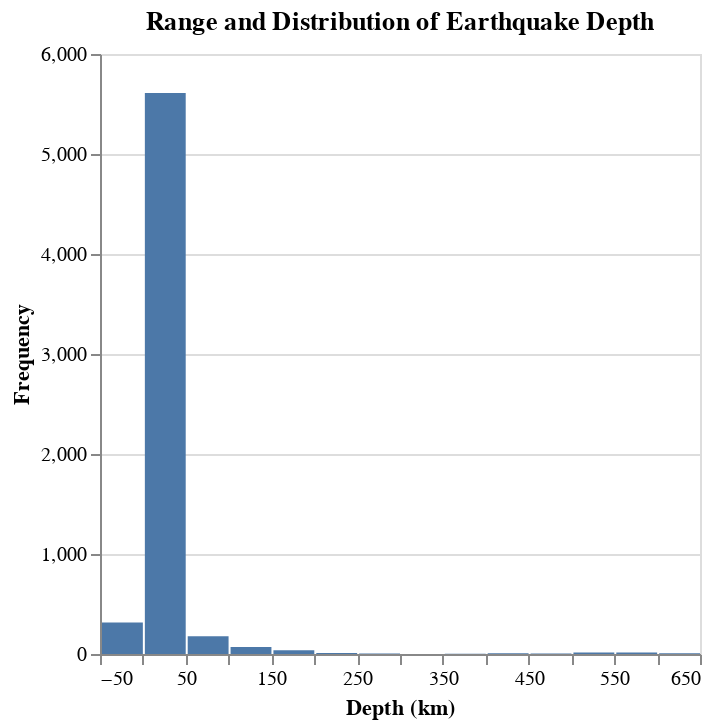

Notebook cell for this chart:
### Code cell
alt.data_transformers.enable("vegafusion")
mag_range_chart = alt.Chart(df).mark_bar().encode(
    # Use binning (histogram) to show the range and distribution
    alt.X("depth", bin=alt.Bin(maxbins=20), title="Depth (km)"),
    alt.Y("count()", title="Frequency"),
    tooltip=[alt.Tooltip("depth", bin=True), "count()"]
).properties(
    title="Range and Distribution of Earthquake Depth"
)
mag_range_chart

### Figure 1 — Vega specification as saved in the notebook (floating-point values rounded to 4 significant figures)
{"$schema": "https://vega.github.io/schema/vega/v5.json", "data": [{"name": "source_0", "values": [{"__count": 5611, "bin_maxbins_10_depth": 0.0, "bin_maxbins_10_depth_end": 100.0, "bin_maxbins_20_depth": 0.0, "bin_maxbins_20_depth_end": 50.0}, {"__count": 316, "bin_maxbins_10_depth": -100.0, "bin_maxbins_10_depth_end": 0.0, "bin_maxbins_20_depth": -50.0, "bin_maxbins_20_depth_end": 0.0}, {"__count": 5, "bin_maxbins_10_depth": 400.0, "bin_maxbins_10_depth_end": 500.0, "bin_maxbins_20_depth": 450.0, "bin_maxbins_20_depth_end": 500.0}, {"__count": 177, "bin_maxbins_10_depth": 0.0, "bin_maxbins_10_depth_end": 100.0, "bin_maxbins_20_depth": 50.0, "bin_maxbins_20_depth_end": 100.0}, {"__count": 5, "bin_maxbins_10_depth": 200.0, "bin_maxbins_10_depth_end": 300.0, "bin_maxbins_20_depth": 250.0, "bin_maxbins_20_depth_end": 300.0}, {"__count": 38, "bin_maxbins_10_depth": 100.0, "bin_maxbins_10_depth_end": 200.0, "bin_maxbins_20_depth": 150.0, "bin_maxbins_20_depth_end": 200.0}, {"__count": 15, "bin_maxbins_10_depth": 500.0, "bin_maxbins_10_depth_end": 600.0, "bin_maxbins_20_depth": 500.0, "bin_maxbins_20_depth_end": 550.0}, {"__count": 16, "bin_maxbins_10_depth": 500.0, "bin_maxbins_10_depth_end": 600.0, "bin_maxbins_20_depth": 550.0, "bin_maxbins_20_depth_end": 600.0}, {"__count": 11, "bin_maxbins_10_depth": 200.0, "bin_maxbins_10_depth_end": 300.0, "bin_maxbins_20_depth": 200.0, "bin_maxbins_20_depth_end": 250.0}, {"__count": 7, "bin_maxbins_10_depth": 600.0, "bin_maxbins_10_depth_end": 700.0, "bin_maxbins_20_depth": 600.0, "bin_maxbins_20_depth_end": 650.0}, {"__count": 70, "bin_maxbins_10_depth": 100.0, "bin_maxbins_10_depth_end": 200.0, "bin_maxbins_20_depth": 100.0, "bin_maxbins_20_depth_end": 150.0}, {"__count": 3, "bin_maxbins_10_depth": 300.0, "bin_maxbins_10_depth_end": 400.0, "bin_maxbins_20_depth": 350.0, "bin_maxbins_20_depth_end": 400.0}, {"__count": 7, "bin_maxbins_10_depth": 400.0, "bin_maxbins_10_depth_end": 500.0, "bin_maxbins_20_depth": 400.0, "bin_maxbins_20_depth_end": 450.0}]}, {"name": "source_0_y_domain___count", "values": [{"min": 3, "max": 5611}]}], "signals": [{"name": "bin_maxbins_20_depth_bins", "value": {"fields": ["depth"], "fname": "bin_depth", "start": -50.0, "step": 50.0, "stop": 650.0}}], "marks": [{"type": "rect", "name": "marks", "from": {"data": "source_0"}, "encode": {"update": {"tooltip": {"signal": "{\"depth (binned)\": !isValid(datum[\"bin_maxbins_10_depth\"]) || !isFinite(+datum[\"bin_maxbins_10_depth\"]) ? \"null\" : format(datum[\"bin_maxbins_10_depth\"], \"\") + \" – \" + format(datum[\"bin_maxbins_10_depth_end\"], \"\"), \"Count of Records\": format(datum[\"__count\"], \"\")}"}, "x": {"field": "bin_maxbins_20_depth_end", "scale": "x", "offset": {"signal": "0.5 + (abs(scale(\"x\", datum[\"bin_maxbins_20_depth_end\"]) - scale(\"x\", datum[\"bin_maxbins_20_depth\"])) < 0.25 ? 0.5 * (0.25 - (abs(scale(\"x\", datum[\"bin_maxbins_20_depth_end\"]) - scale(\"x\", datum[\"bin_maxbins_20_depth\"])))) : -0.5)"}}, "y": {"field": "__count", "scale": "y"}, "fill": {"value": "#4c78a8"}, "x2": {"field": "bin_maxbins_20_depth", "scale": "x", "offset": {"signal": "0.5 + (abs(scale(\"x\", datum[\"bin_maxbins_20_depth_end\"]) - scale(\"x\", datum[\"bin_maxbins_20_depth\"])) < 0.25 ? -0.5 * (0.25 - (abs(scale(\"x\", datum[\"bin_maxbins_20_depth_end\"]) - scale(\"x\", datum[\"bin_maxbins_20_depth\"])))) : 0.5)"}}, "y2": {"value": 0, "scale": "y"}}}, "style": ["bar"]}], "scales": [{"name": "x", "type": "linear", "domain": {"signal": "[bin_maxbins_20_depth_bins.start, bin_maxbins_20_depth_bins.stop]"}, "range": [0, {"signal": "width"}], "bins": {"signal": "bin_maxbins_20_depth_bins"}, "zero": false}, {"name": "y", "type": "linear", "domain": [{"signal": "(data(\"source_0_y_domain___count\")[0] || {}).min"}, {"signal": "(data(\"source_0_y_domain___count\")[0] || {}).max"}], "range": [{"signal": "height"}, 0], "zero": true, "nice": true}], "axes": [{"scale": "y", "zindex": 0, "ticks": false, "domain": false, "labels": false, "aria": false, "grid": true, "minExtent": 0, "tickCount": {"signal": "ceil(height/40)"}, "orient": "left", "gridScale": "x", "maxExtent": 0}, {"scale": "x", "labelOverlap": true, "orient": "bottom", "tickCount": {"signal": "ceil(width/10)"}, "zindex": 0, "labelFlush": true, "title": "Depth (km)", "grid": false}, {"scale": "y", "labelOverlap": true, "orient": "left", "grid": false, "zindex": 0, "title": "Frequency", "tickCount": {"signal": "ceil(height/40)"}}], "title": {"text": "Range and Distribution of Earthquake Depth", "frame": "group"}, "background": "white", "width": 300, "height": 300, "style": "cell", "padding": 5}
